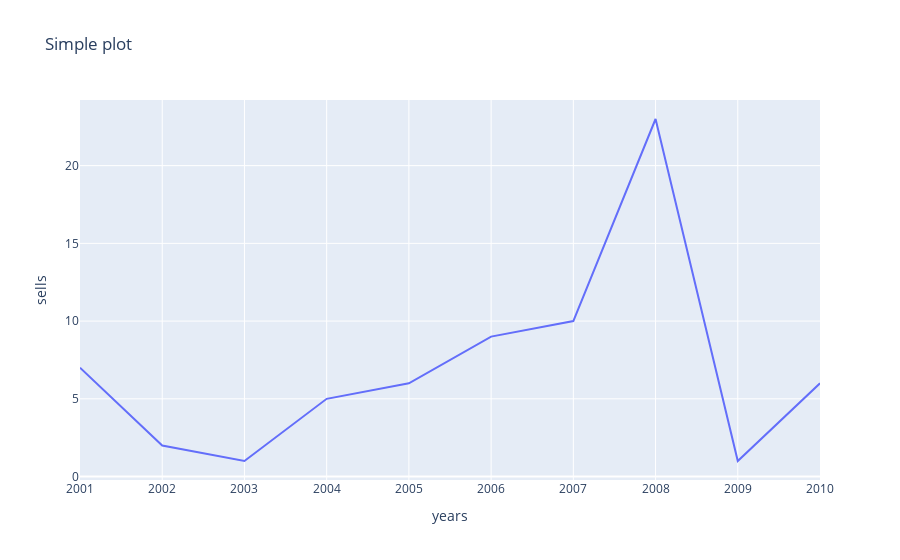

The notebook cell saved with this chart:
### Code cell
fig = px.line(x=x, y=y, title='Simple plot', labels={'x':'years', 'y':'sells'})
fig.show()

### Figure 1 — Plotly figure (JSON) as saved in the notebook; plotly's stock layout.template omitted (floating-point values rounded to 4 significant figures)
{"data": [{"hovertemplate": "years=%{x}<br>sells=%{y}<extra></extra>", "legendgroup": "", "line": {"color": "#636efa", "dash": "solid"}, "marker": {"symbol": "circle"}, "mode": "lines", "name": "", "orientation": "v", "showlegend": false, "x": [2001, 2002, 2003, 2004, 2005, 2006, 2007, 2008, 2009, 2010], "xaxis": "x", "y": [7, 2, 1, 5, 6, 9, 10, 23, 1, 6], "yaxis": "y", "type": "scatter"}], "layout": {"xaxis": {"anchor": "y", "domain": [0.0, 1.0], "title": {"text": "years"}}, "yaxis": {"anchor": "x", "domain": [0.0, 1.0], "title": {"text": "sells"}}, "legend": {"tracegroupgap": 0}, "title": {"text": "Simple plot"}}}
